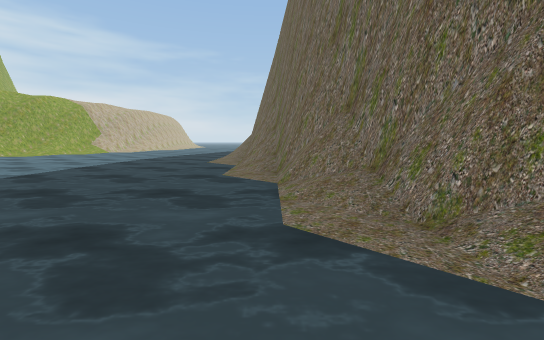
View 1 (above)

22 first-person views from a walk through a Unity game level. The camera is 1.2 m above the floor, tilts 6° down and sees 90° across. The floor is counted in squares, 2 m on a side. Each view is taken from the middle of a square. On the plan, view 1 faces up. The plan holds only what a view shows up to about 9 squares ahead; the rest is blank. The place goes on beyond the plan. Some trees and plants on the terrain are drawn as simple stand-ins. The player is left out. Some animated figures are left out. Some surface patterns are stand-ins.

View 2
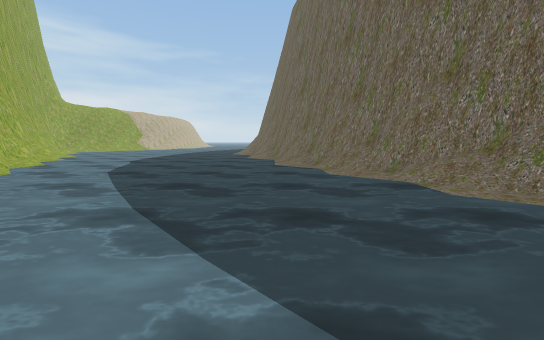

View 3
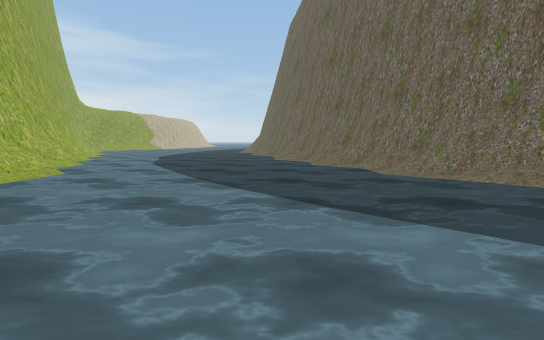

View 4
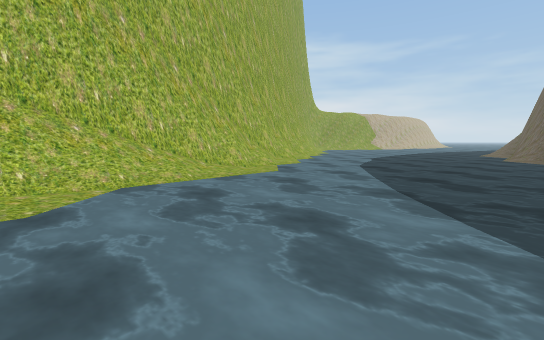

View 5
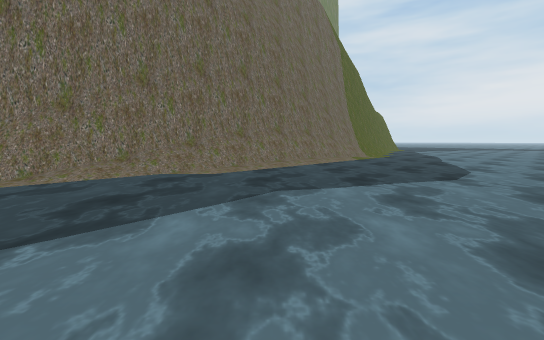

View 6
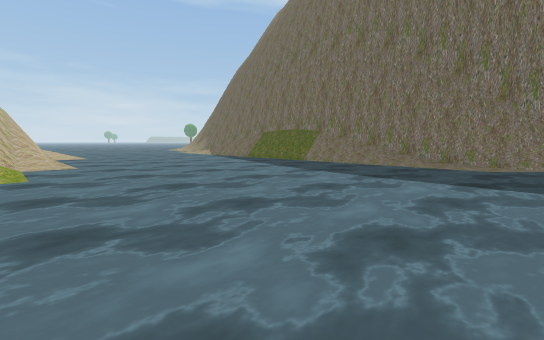

View 7
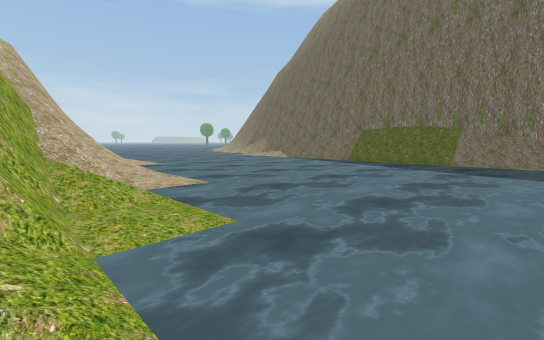

View 8
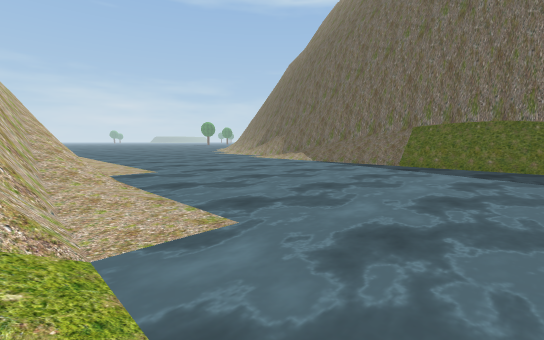

View 9
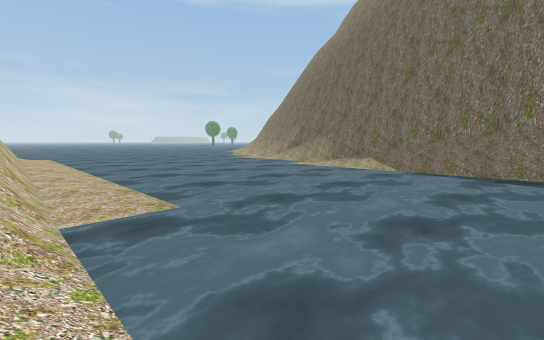

View 10
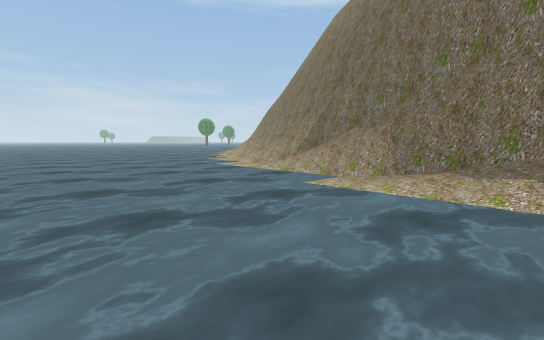

View 11
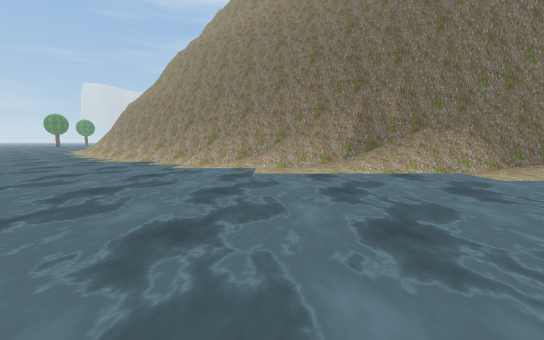

View 12
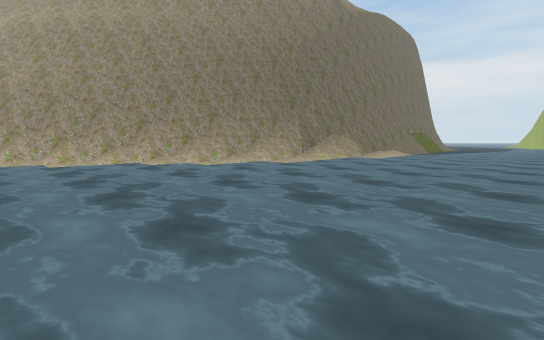

View 13
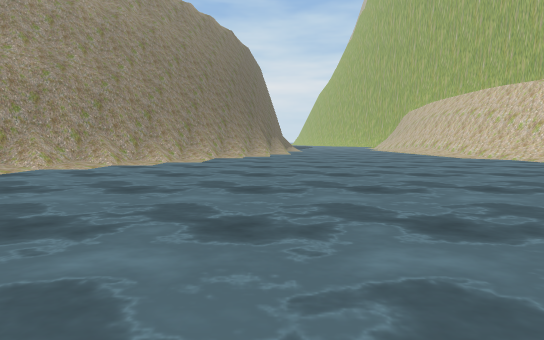

View 14
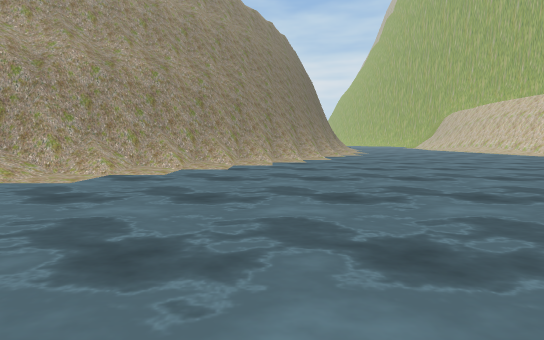

View 15
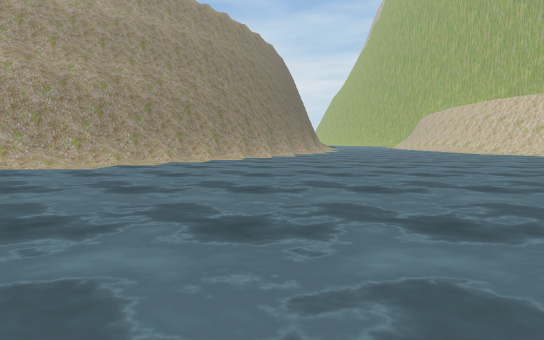

View 16
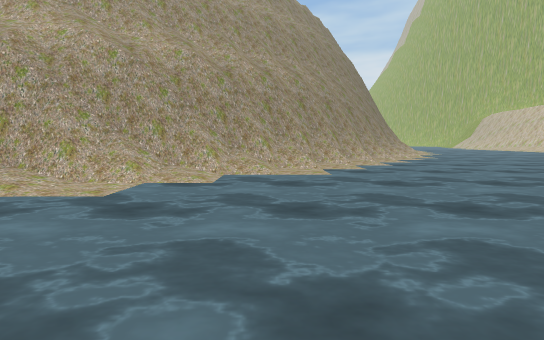

View 17
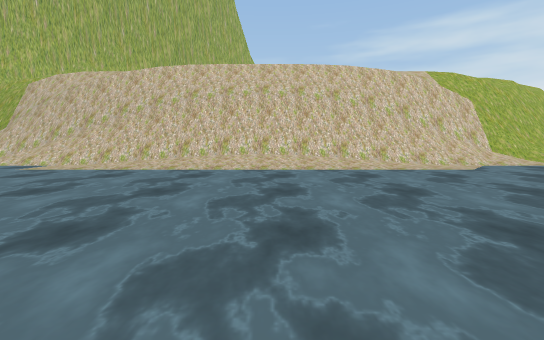

View 18
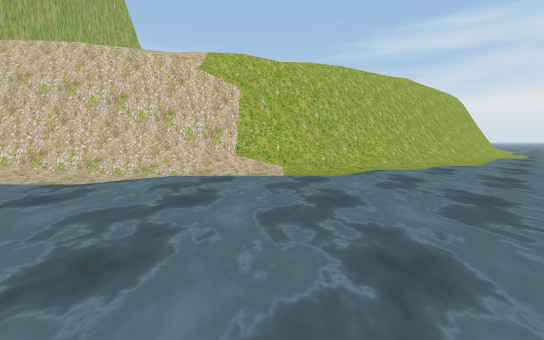

View 19
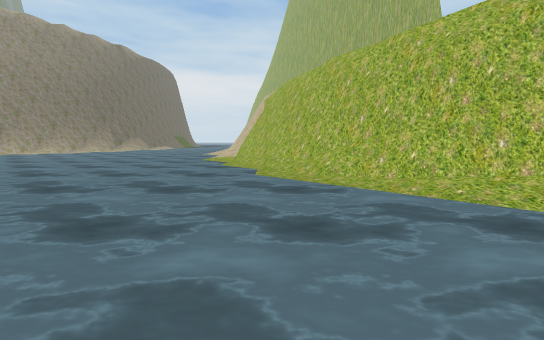

View 20
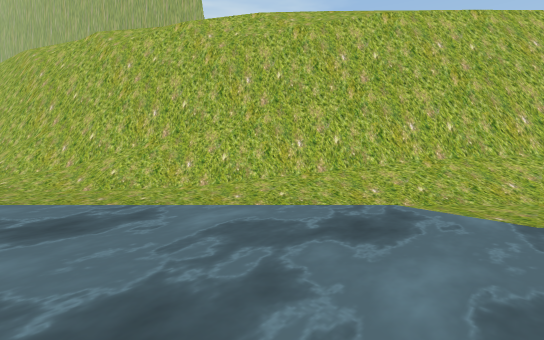

View 21
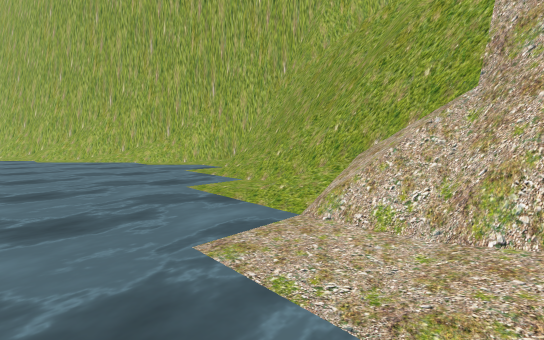

View 22
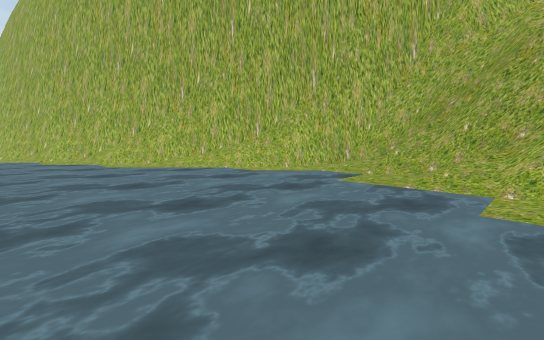

### Floor plan
Key: @ floor where view 1 was taken; # wall or solid block; . floor; / step, stairs or slope; = window, fence, low wall or low ledge; ≈ water the walk keeps out of.
Columns run from 14 left of view 1 to 11 right of it. Each row starts with its distance up from view 1.
 41     .            .
 40 /......        .....  .
 39 #/.....        ..........
 38 ##/.....      ...........
 37  ##......   ..............
 36   #/......  ............/#
 35   ##/................./###
 34    #/................/###
 33    ##/............../###
 32     #/............./###
 31     ##............/###
 30      #/........../###
 29      #/..........###
 28      ##.........###
 27       #.........##
 26       #/.......##
 25       #/.......##
 24       #/......##
 23       #/......##
 22       #/.....≈#
 21       #/.....##
 20      ##......##
 19      ##......#
 18      #/......#
 17     ##/......#
 16     ##/......#
 15     #=.......#
 14    ##/.......#
 13   ##=........#
 12   ##/........#
 11   #=.........#
 10   #/.........#
  9   ##.........##
  8    #=........##
  7    ##.........#
  6     ##........#
  5      #=.......##
  4      ##.......=#
  3       ##.......##
  2        #.......##
  1        ##.......##
  0         #.....@.##
 -1         #/.......##
 -2         ##.......##
 -3          #/.......##
 -4          #/........##
 -5          #/.........##
 -6          ##.........##
 -7               .......#

Positions as (right, up) in squares from view 1, and headings:
1: (0, 0), facing up
2: (0, -5), facing up
3: (0, -7), facing up
4: (0, -6), facing up-left
5: (-1, -6), facing right
6: (-9, 7), facing up-right
7: (-10, 11), facing up-right
8: (-9, 13), facing up-right
9: (-8, 16), facing up-right
10: (-5, 19), facing up-right
11: (-6, 25), facing right
12: (-6, 31), facing down-right
13: (0, 38), facing down
14: (4, 39), facing down
15: (3, 41), facing down
16: (8, 40), facing down
17: (-1, 24), facing left
18: (-3, 31), facing left
19: (-10, 41), facing down
20: (-10, 40), facing down-left
21: (-7, 16), facing down-left
22: (-6, 13), facing down-left
